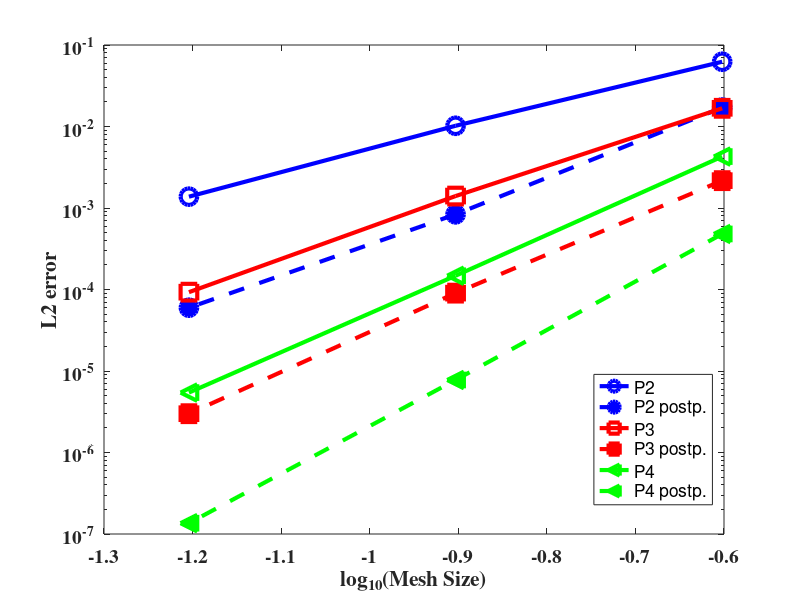

MATLAB code for this plot:


function convergencePlots

% % errors = [0.017186	0.0030728	0.00044206
% %     0.0024447	0.00020942	1.8759e-05
% %     0.00031798	1.3653e-05	6.2886e-07
% % ];
% % 
% % errorspost = [0.001552	0.00019875	2.4251e-05
% %     0.00010981	6.6628e-06	4.8759e-07
% %     7.9986e-06	2.3147e-07	1.6103e-08
% % ];

% clc
% clear all

% clc
% errors=[0.12703  0.033203  0.0083383
%         0.0050554  0.00068354  8.4627e-05 
%          2.2896e-14   1.2462e-12  2.6792e-14 
%           8.7854e-14   9.0695e-11  1.8113e-13 ];
%     
%     
% errorspost=[ 0.08286  0.01998   0.0048694
%              0.0022305  0.00019082  1.6696e-05 
%              9.1186e-15  2.4952e-13 1.7243e-14 
%               2.2385e-14  1.891e-11 4.767e-14 ];
% clc

%%%% Diffrent analytical soln x=0.2 poly order 6 !! 
% % errors=[5.027  1.7356  0.47061 0.11963
% %          1.1234   0.19214  0.025706 0.0032433
% %           0.12306   0.01115  0.00077427 4.9792e-05
% %            0.0070044   0.00031267 1.6054e-05  1.1254e-05];
% %     
% %     
% % errorspost=[2.0605  0.66165 0.15864 0.037912
% %             0.3708  0.050392  0.0043702 0.00036934
% %             0.066323   0.0032563  0.0001441  1.2878e-05
% %              0.005374   0.00010426  1.1488e-05 1.1248e-05];

clc        
%%%% Diffrent analytical soln          
% % errors=[13.9833  5.1477 1.4696 0.37861 
% %          4.1408  0.79377 0.10867 0.013874 
% %           0.69202 0.070528  0.0047589  0.00030091
% %              0.060494  0.0032747  0.00011537  1.0086e-05];
% %     
% %     
% % errorspost=[4.5401  1.5859  0.38935  0.092293 
% %              1.0033  0.16373  0.015054 0.0012763 
% %               0.22751  0.014776  0.00067043 3.0804e-05
% %                 0.033176  0.00075169  1.8727e-05  9.4254e-06];
            
 
%%% x=0.1875 poly order 6 with high diffreence in viscosity !!
% % errors=[27.9061  10.2825   2.9361  0.75646 
% %         8.4315   1.5867  0.21713  0.030074 
% %           1.4372  0.14105  0.0095089   0.00060099  
% %            0.12672  0.0065501  0.00022977  7.9126e-06];
% %     
% %     
% % errorspost=[9.1131  3.1669  0.77746   0.18428
% %             2.0231   0.32699  0.030074 0.0025481
% %              0.45863  0.029531  0.0013393  5.8622e-05 
% %               0.066654  0.0015026  3.2676e-05 3.3384e-06 ];
          
%%% x=0.1875 poly order 6 with high diffreence in viscosity !!
% % errors=[ 
% %         8.4315   1.5867  0.21713  
% %           1.4372  0.14105  0.0095089   
% %            0.12672  0.0065501  0.00022974 ];
% %     
% %     
% % errorspost=[
% %             2.0231   0.32699  0.030074
% %              0.45863  0.029532  0.0013393   
% %               0.066654  0.0015027  3.2485e-05 ];


% % %%% x=0.1875 poly order 6 with slight difference in vscosity
% % 
% % errors=[40.3146  14.2508 4.028 1.0354 
% %          11.8309  2.1699  0.29585  0.037761
% %           2.3001  0.19525  0.012977 0.00082055
% %            0.2491  0.009704 0.00032441 1.0295e-05 ];
% %     
% %     
% % errorspost=[15.3485  4.6059 1.1141  0.26503
% %             3.3204  0.46114  0.041758  0.0035089
% %              0.68902  0.040426  0.0018247 7.9745e-05 
% %               0.095479  0.0020882 4.4578e-05  9.6285e-07];
% %           
%%% x=0.1875 poly order 6 with slight difference in vscosity

% % errors=[
% %          11.8309  2.1699  0.29585  0.037761
% %           2.3001  0.19525  0.012977 0.00082055
% %            0.2491  0.009704 0.00032441 1.0295e-05 ];
% %     
% %     
% % errorspost=[
% %             3.3204  0.46114  0.041758  0.0035089
% %              0.68902  0.040426  0.0018247 7.9745e-05 
% %               0.095479  0.0020882 4.4578e-05  9.6285e-07];
          

% % errors=[0.17438  0.027527  0.0036272  0.00045776
% %          0.0232  0.0017092  0.0001135   7.182e-06
% %           0.0015927  5.2962e-05   1.7391e-06  5.5443e-08 ];
% %     
% %     
% % errorspost=[0.059139  0.0071835   0.0006191  5.226e-05
% %              0.01013  0.00046841 2.0387e-05  8.8807e-07  
% %               0.00076848   1.605e-05  3.3263e-07  7.2147e-09 ];


%%%% final version for linear interface bimaterial problem polynomial
%%%% solution mu1=1 mu2=2.5
          
% % errors=[2.684  0.94011  0.25348  0.064356
% %         0.69426  0.10598  0.013844  0.001747  
% %           0.10018  0.0068613  0.00044767  2.8325e-05 
% %             0.0072442  0.00022304  7.0147e-06   2.259e-07];
% %     
% %     
% % errorspost=[1.2316   0.36564  0.087  0.020829  
% %              0.23848  0.027503  0.0023623  0.00019925  
% %               0.040638  0.0017991    7.7978e-05  3.3961e-06 
% %                 0.0029085  6.3772e-05  1.3595e-06 2.9135e-08 ];
            
            
%%%% final version for curved interface bimaterial problem polynomial
%%%% solution mu1=2 mu2=1           


% % errors=[9.2186  2.6558  0.73702  0.19168  
% %          1.6841  0.35726  0.048844  0.0063078 
% %            0.26593  0.033893  0.0022477 0.00014487 
% %              0.02649   0.0018674  6.3e-05   4.405e-06];
% %     
% %     
% % errorspost=[7.1205   1.7106  0.41437  0.1016 
% %              0.78467   0.087932  0.0068681  0.00053648 
% %               0.10422  0.0055859   0.00022173   8.9483e-06
% %                 0.0082315   0.00020303    3.9602e-06  7.9955e-08 ];

            
%%%% final version for curved interface bimaterial problem complex
%%%% solution mu1=1 mu2=5  r=0.4         


% % errors=[0.87123  0.28066  0.086467  0.023107 
% %          0.31299  0.061476  0.010205   0.0013776 
% %            0.045884  0.016716  0.0014016  9.3085e-05 
% %              0.038106  0.0042785  0.00014758  0.0014143  ];  
% %     
% %     
% % errorspost=[0.29871 0.11152  0.024698  0.0058929 
% %              0.1222  0.014426  0.00083575  5.9597e-05 
% %               0.019616  0.0021228  9.0385e-05   3.0455e-06 
% %                  0.0047207  0.00050451  7.4932e-06  2.5465e-06 ];  
             
             
%%%% final version for curved interface bimaterial problem complex
%%%% solution mu1=1 mu2=5  r=0.41         


% % errors=[ m3p4 0.00014756  m4p4 7.4838e-06]; 
% %     
% %     
% % errorspost= [m3p4 7.6003e-06  m4p4 1.8063e-06  ];
             

%%%% final version for curved interface bimaterial problem complex
%%%% solution mu1=1 mu2=5  r=0.4125         


% % errors=[ 0.30573   0.061382   0.010205    0.0013776 
% %          0.04464   0.016716   0.0014013   9.2741e-05 
% %          0.037589  0.0042772  0.00014754  5.4401e-06 ]; 
% %     
% %     
% % errorspost= [  
% %           0.12114    0.014123    0.00083569   5.9327e-05    
% %           0.019246   0.0021366   9.0289e-05   2.9869e-06  
% %           0.0045992  0.00049361   7.6546e-06  1.3832e-07 ];

%%%% final version for curved interface bimaterial problem complex
%%%% solution mu1=1 mu2=5  r=0.425         

% % 
% % errors=[m4p4 5.4337e-06 m5p4 1.1164e-05  ]; 
% %     
% %     
% % errorspost= [m4p4 1.3547e-07  m5p4   1.4696e-07 ];

%%%% final version for curved interface bimaterial problem complex
%%%% solution mu1=1 mu2=5  r=0.43        


errors=[  0.062307   0.010204    0.0013776    0.00017581  
          0.016717   0.0014008   9.2728e-05   5.92e-06  
          0.0042757  0.00014752  5.4337e-06   1.9702e-07 ]; 
    
    
errorspost= [  0.017088    0.00083561  5.9783e-05   4.5105e-06  
               0.0021659   9.0271e-05  2.9934e-06   1.1323e-07 
               0.00048016  7.7556e-06  1.3568e-07   5.8723e-09 ];
           
           
%%%% final version for curved interface bimaterial problem complex
%%%% solution mu1=1 mu2=5  r=0.43        


errors=[  0.062307   0.010204    0.0013776      
          0.016717   0.0014008   9.2728e-05    
          0.0042757  0.00014752  5.4337e-06 ]; 
    
    
errorspost= [  0.017088    0.00083561  5.9783e-05   
               0.0021659   9.0271e-05  2.9934e-06  
               0.00048016  7.7556e-06  1.3568e-07];
             
  
hs = 0.5.^[2 3 4];
lerrors = log10(errors);
lerrorspost = log10(errorspost);
lhs = log10(hs);


figure
semilogy(lhs (1,:),errors(1,:),'-bo','LineWidth',3,'MarkerSize',12)
hold on
semilogy(lhs (1,:),errorspost(1,:),'--bo','LineWidth',3,'MarkerEdgeColor','b','MarkerFaceColor','b','MarkerSize',12)
hold on


semilogy(lhs (1,:),errors(2,:),'-rs','LineWidth',3,'MarkerSize',12)
hold on
semilogy(lhs (1,:),errorspost(2,:),'--rs','LineWidth',3,'MarkerEdgeColor','r','MarkerFaceColor','r','MarkerSize',12)
hold on


semilogy(lhs (1,:),errors(3,:),'-g<','LineWidth',3,'MarkerSize',12)
hold on
semilogy(lhs (1,:),errorspost(3,:),'--g<','LineWidth',3,'MarkerEdgeColor','g','MarkerFaceColor','g','MarkerSize',12)
hold on


% % semilogy(lhs (1,:),errors(4,:),'-md','LineWidth',3,'MarkerSize',12)
% % hold on
% % semilogy(lhs (1,:),errorspost(4,:),'--md','LineWidth',3,'MarkerEdgeColor','m','MarkerFaceColor','m','MarkerSize',12)
% % hold on

[h]=legend('P2','P2 postp.','P3','P3 postp.','P4','P4 postp.','Location','southeast');
%h=findobj(ax,'type','axis');
%set(h(1), 'visible', 'off')    % Hides the legend's axes (legend border and background)
set(h,'PlotBoxAspectRatioMode','manual');
set(h,'PlotBoxAspectRatio',[1 1.1 1]);
set(h,'FontSize',20)
%set(icons,'FontSize',30)
%set(str,'FontSize',30)
xlabel('log_{10}(Mesh Size)','FontSize',20,'fontname','times','fontweight','bold'), ylabel('L2 error','FontSize',20,'fontname','times','fontweight','bold')
set(gca,'fontsize',14,'fontweight','bold')
set(gca,'fontname','times')
%title('HDG','FontSize',15)
%legend boxoff 


p2slope1=(log10(errors(1,1))-log10(errors(1,2)))/(log10(0.5^1)-log10(0.5^2))
p2slope2=(log10(errors(1,2))-log10(errors(1,3)))/(log10(0.5^2)-log10(0.5^3))
%p2slope3=(log10(errors(1,3))-log10(errors(1,4)))/(log10(0.5^3)-log10(0.5^4))

p3slope1=(log10(errors(2,1))-log10(errors(2,2)))/(log10(0.5^1)-log10(0.5^2))
p3slope2=(log10(errors(2,2))-log10(errors(2,3)))/(log10(0.5^2)-log10(0.5^3))
%p3slope3=(log10(errors(2,3))-log10(errors(2,4)))/(log10(0.5^3)-log10(0.5^4))

p4slope1=(log10(errors(3,1))-log10(errors(3,2)))/(log10(0.5^1)-log10(0.5^2))
p4slope2=(log10(errors(3,2))-log10(errors(3,3)))/(log10(0.5^2)-log10(0.5^3))
%p4slope3=(log10(errors(3,3))-log10(errors(3,4)))/(log10(0.5^3)-log10(0.5^4))

% % p5slope1=(log10(errors(4,1))-log10(errors(4,2)))/(log10(0.5^1)-log10(0.5^2))
% % p5slope2=(log10(errors(4,2))-log10(errors(4,3)))/(log10(0.5^2)-log10(0.5^3))
% % p5slope3=(log10(errors(4,3))-log10(errors(4,4)))/(log10(0.5^3)-log10(0.5^4))

p2postslope1=(log10(errorspost(1,1))-log10(errorspost(1,2)))/(log10(0.5^1)-log10(0.5^2))
p2postslope2=(log10(errorspost(1,2))-log10(errorspost(1,3)))/(log10(0.5^2)-log10(0.5^3))
%p2postslope3=(log10(errorspost(1,3))-log10(errorspost(1,4)))/(log10(0.5^3)-log10(0.5^4))

p3postslope1=(log10(errorspost(2,1))-log10(errorspost(2,2)))/(log10(0.5^1)-log10(0.5^2))
p3postslope2=(log10(errorspost(2,2))-log10(errorspost(2,3)))/(log10(0.5^2)-log10(0.5^3))
%p3postslope3=(log10(errorspost(2,3))-log10(errorspost(2,4)))/(log10(0.5^3)-log10(0.5^4))

p4postslope1=(log10(errorspost(3,1))-log10(errorspost(3,2)))/(log10(0.5^1)-log10(0.5^2))
p4postslope2=(log10(errorspost(3,2))-log10(errorspost(3,3)))/(log10(0.5^2)-log10(0.5^3))
%p4postslope3=(log10(errorspost(3,3))-log10(errorspost(3,4)))/(log10(0.5^3)-log10(0.5^4))

% % p5postslope1=(log10(errorspost(4,1))-log10(errorspost(4,2)))/(log10(0.5^1)-log10(0.5^2))
% % p5postslope2=(log10(errorspost(4,2))-log10(errorspost(4,3)))/(log10(0.5^2)-log10(0.5^3))
% % p5postslope3=(log10(errorspost(4,3))-log10(errorspost(4,4)))/(log10(0.5^3)-log10(0.5^4))







% % hs = 0.5.^[3 4 5];
% % lhs = log10(hs);
% % figure (20)
% % 
% % semilogy(lhs (1,:),errors(1,:),'-ro','LineWidth',1)
% % hold on
% % semilogy(lhs (1,:),errors(2,:),'-b>','LineWidth',1)
% % hold on
% % semilogy(lhs (1,:),errors(3,:),'-g*','LineWidth',1)
% % 
% % semilogy(lhs (1,:),errorspost(1,:),'--ro','LineWidth',1)
% % hold on
% % semilogy(lhs (1,:),errorspost(2,:),'--b>','LineWidth',1)
% % hold on
% % semilogy(lhs (1,:),errorspost(3,:),'--g*','LineWidth',1)
% % 
% % legend('P2','P3','P4','P2 postprocesed','P3 postprocesed','P4 postprocesed')
% % xlabel('log_{10}(h)(Mesh Size)'), ylabel('L2 error')
% % title('Convergence X-HDG Dirichlet')




% slopesFirstSegment = (lerrorspost(end,:)-lerrorspost(end-1,:))/(lhs(end)-lhs(end-1));
% slopesSecondSegment = (lerrorspost(end-1,:)-lerrorspost(end-2,:))/(lhs(end-1)-lhs(end-2));
% slopesThirdSegment=(lerrors(end-2,:)-lerrors(end-3,:))/(lhs(end-2)-lhs(end-3))
% slopesFourthSegment=(lerrors(end-3,:)-lerrors(end-4,:))/(lhs(end-3)-lhs(end-4))

% errors2 = [9.7327e-16 0.0017094 0.0035983
%            1.8072e-15 0.0039668 0.0051079
%            2.3031e-15 0.0010137 0.0010137
%            2.2345e-15 0.0017646 0.0019422];
%        
% lerrors2 = log10(errors2);
% figure
% plot(lhs,lerrors2,'->')
% legend('P1','P2','P3')
% xlabel('log_{10}(h)'), ylabel('log_{10}(L2 error)')
% title('Convergence with New points')  %Pphy %This one actually makes no sense, the solution with new points is wrong!!!!!!!
% 
% 
% slopesFirstTwoPoints = (lerrors2(end,:)-lerrors2(end-1,:))/(lhs(end)-lhs(end-1))
% slopesLastTwoPoints = (lerrors2(end-1,:)-lerrors2(end-2,:))/(lhs(end-1)-lhs(end-2))
% slopesLastTwoPoints=(lerrors2(end-2,:)-lerrors2(end-3,:))/(lhs(end-2)-lhs(end-3))
% 
% errors3 = [9.7327e-16 1.2788e-09 7.3034e-06
%            1.8072e-15 5.6396e-06 0.00073849
%            2.3031e-15 6.6424e-08 5.0794e-05
%            2.2345e-15 5.529e-09  7.6356e-06
%            3.491e-15  2.6711e-10 9.5482e-07 ];
% lerrors3 = log10(errors3);
% figure
% plot(lhs,lerrors3,'-<')
% legend('P1','P2','P3')
% xlabel('log_{10}(h)'), ylabel('log_{10}(L2 error)')
% title('Convergence with New points (PtsInt)')  %PtsInt
% 
% 
% slopesFirstSegment = (lerrors(end,:)-lerrors(end-1,:))/(lhs(end)-lhs(end-1))
% slopesSecondSegment = (lerrors(end-1,:)-lerrors(end-2,:))/(lhs(end-1)-lhs(end-2))
% slopesThirdSegment=(lerrors(end-2,:)-lerrors(end-3,:))/(lhs(end-2)-lhs(end-3))
% slopesFourthSegment=(lerrors(end-3,:)-lerrors(end-4,:))/(lhs(end-3)-lhs(end-4))
% 
% 
%  SlopeTriangles (lhs,lerrorspost,slopesFirstSegment);



















